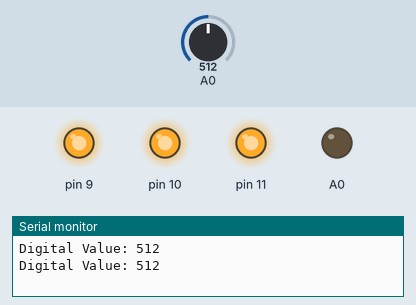
Recording of a sketch running on a simulated Arduino Uno, built with avr-gcc and run on an emulated ATmega328P. Parts: output pins drawn as LEDs (lit = HIGH), the last lines printed to the serial monitor. Dashed ring = blinking. The inputs (shaded band) are chosen by the test bench; at power-on: A0 = 512.

Above: at 6.8 s.
6.9 s: A0 set to 716
At 7.8 s:
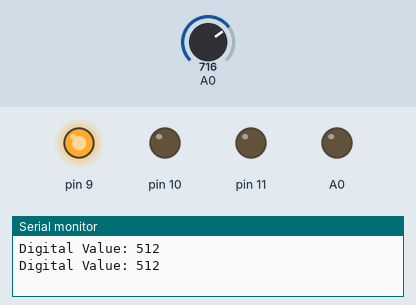
18.8 s: A0 set to 900
At 20.3 s:
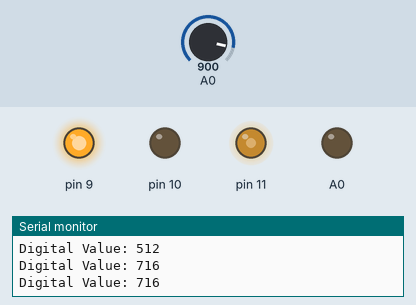
30.7 s: A0 set to 1023
At 32.1 s:
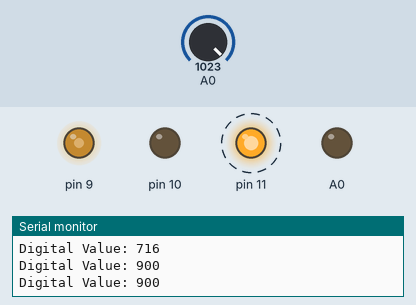
42.0 s: A0 set to 511
At 45.8 s:
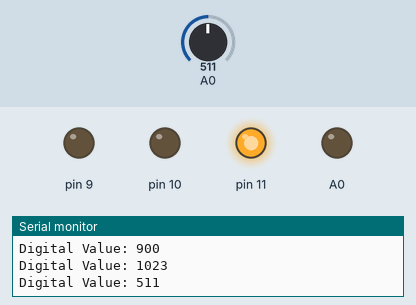
51.0 s: A0 set to 306
60.0 s: A0 set to 122
Timing chart, 0 to 67.7 s (numbered marks = the images above; inputs shaded):
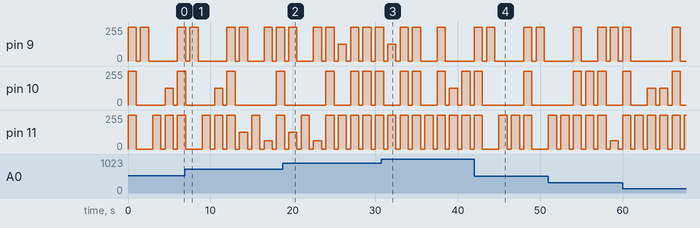

The sketch:

Act4.ino
```cpp
String number = "";
int digitalVolt;

void setup() {
  for(int i=9; i<=11; i++)
    pinMode(i, OUTPUT);
  pinMode(A0, OUTPUT);
  Serial.begin(9600);
}

void setColor(int r, int g, int b){
  analogWrite(11, r);
  analogWrite(10, g);
  analogWrite(9, b);
}

void loop() {
  digitalVolt=analogRead(A0);
  Serial.print("Digital Value: ");
  Serial.println(digitalVolt);
  number = String(digitalVolt+10000);

  for(int i=1; i<=4; i++){
    switch(number[i]){
      case '0': //white
        setColor(255, 255, 255);
        break;
      case '1': //red
        setColor(255, 0, 0);
        break;
      case '2': //orange
        setColor(255, 125, 0);
        break;
      case '3': //yellow
        setColor(255, 255, 0);
        break;
      case '4': //green
        setColor(0, 255, 0);
        break;
      case '5': //blue
        setColor(0, 0, 255);
        break;
      case '6': //indigo
        setColor(63, 0, 255);
        break;
      case '7': //violet
        setColor(125, 0, 255);
        break;
      case '8': //ocean
        setColor(0, 84, 147);
        break;
      case '9': //raspberry
        setColor(255, 0, 125);
        break;
    }
    delay(1000);
    setColor(0, 0, 0);
    delay(500);
  }
}
```
